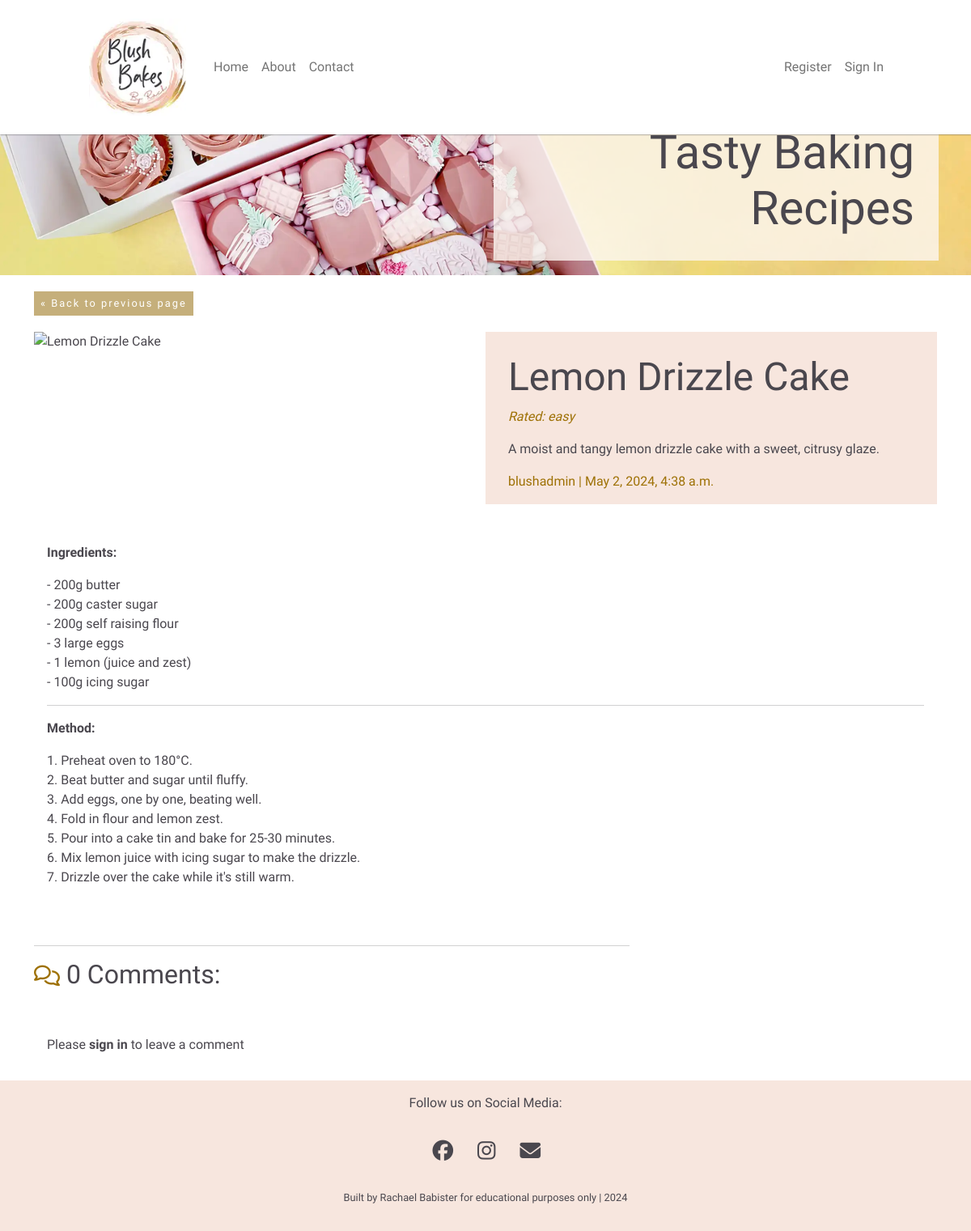
Page /lemon-drizzle-cake/ on the committed database.
### apps/blog/models.py (models this page shows, shortened)
class Recipe(models.Model):
    title = models.CharField(max_length=200, unique=True)
    slug = models.SlugField(max_length=205, unique=True)
    author = models.ForeignKey(
        User, on_delete=models.CASCADE, related_name="blog_posts")
    featured_image = CloudinaryField('image', default='placeholder')
    content = models.TextField()
    difficulty_rating = models.CharField(max_length=10, choices=DIFFICULTY_CHOICES)
    created_on = models.DateTimeField(auto_now_add=True)
    status = models.IntegerField(choices=STATUS, default=0)
    excerpt = models.TextField(blank=True)
    updated_on = models.DateTimeField(auto_now=True)
    class Meta:
        ordering = ["-created_on"]

### apps/blog/views.py (the view, shortened to what this page needs)
# urls.py: path("<slug:slug>/", views.recipe_detail, name="recipe_detail"),
def recipe_detail(request, slug):
    queryset = Recipe.objects.filter(status=1)
    recipe = get_object_or_404(queryset, slug=slug)
    comments = recipe.comments.all().order_by("-created_on")
    comment_count = recipe.comments.filter(approved=True).count()
    recipe.comments.filter(approved=True).count()
    comment_form = CommentForm()
    return render(
        request,
        "blog/recipe_detail.html",
        {
            "recipe": recipe,
            "comments": comments,
            "comment_count": comment_count,
            "comment_form": comment_form,
        },
    )

### apps/blog/templates/blog/recipe_detail.html (shortened to what this page needs)
{% extends 'base.html' %}
{% load static %}
{% load crispy_forms_tags %}
{% block content %}
<div class="main-title">
    <div class="container">
        <button onclick="goBack()" class="page-buttons">&laquo; Back to previous page</button>
        <div class="row g-0">
            <div class="col-md-6 main-title-image">
                {% if "placeholder" in recipe.featured_image.url %}
                <img class="image-width" src="{% static 'images/default.jpg' %}" alt="placeholder image">
                {% else %}
                <img class="image-width" src=" {{ recipe.featured_image.url }} " alt="{{ recipe.title }}">
                {% endif %}
            </div>
            <div class="col-md-6 main-title-box">
                <h1 class="post-title">{{ recipe.title }}</h1>
                <p class="difficulty-rating-2">Rated: {{ recipe.difficulty_rating }}</p>
                <p class="post-excerpt">{{ recipe.excerpt }}</p>
                <p class="post-subtitle">{{ recipe.author }} | {{ recipe.created_on }}</p>
            </div>
        </div>
    </div>
</div>
<div class="container">
    <div class="row">
        <div class="col card mb-4 mt-3 left top">
            <div class="card-body">
                <p class="card-text">
                    {{ recipe.content | safe }}
                </p>
            </div>
        </div>
    </div>
    <div class="row">
        <div class="col-md-8 card">
            <hr>
            <h2><span class="count"><i class="far fa-comments"></i></span> {{ comment_count }} Comments:</h2>
            <div class="card-body">
            </div>
            <div class="col-md-8">
                <div class="card-body">
                    {% if user.is_authenticated %}
                    <h2>Leave a comment:</h2>
                    <p class="comment-by-bold">Signed in as: {{ user.username }}</p>
                    <form id="commentForm" method="post" style="margin-top: 1.3em;">
                        {{ comment_form | crispy }}
                        {% csrf_token %}
                        <button id="submitButton" type="submit" class="page-buttons">Submit</button>
                    </form>
                    {% else %}
                    <p>Please <a href="{{ login_url }}"><strong>sign in</strong></a> to leave a comment</p>
                    {% endif %}
                </div>
            </div>
        </div>
    </div>
</div>
{% endblock content %}

### templates/base.html (shortened to what this page needs)
{% load static %}
{% url 'home' as home_url %}
{% url 'account_login' as login_url %}
{% url 'account_logout' as logout_url %}
<!DOCTYPE html>
<html lang="en">
<head>
    <link href="https://cdn.jsdelivr.net/npm/bootstrap@5.0.1/dist/css/bootstrap.min.css" rel="stylesheet"
>
    <link rel="stylesheet" href="{% static 'css/style.css' %}">
</head>
<body>
    <header class="navbar navbar-expand-md navbar-light">
        <a class="navbar-brand" href="{% url 'home' %}">
            <img class="header-logo" src="{% static 'images/header-logo.webp' %}" width="120" height="120"
                alt="Blush Bakes by Rach logo">
        </a>
        <div class="collapse navbar-collapse" id="navbarContent">
            <ul class="navbar-nav me-auto">
                <li class="nav-item">
                    <a class="nav-link {% if request.path == home_url %}active{% endif %}"
                        href="{% url 'home' %}">Home</a>
                </li>
                <li class="nav-item">
                    <a class="nav-link" href="#">About</a>
                </li>
                <li class="nav-item">
                    <a class="nav-link" href="#">Contact</a>
                </li>
            </ul>
            <ul class="navbar-nav ms-auto">
                {% if user.is_authenticated %}
                <li class="nav-item">
                    <a class="nav-link" href="{% url 'profile' %}">Profile</a>
                </li>
                <li class="nav-item">
                    <a class="nav-link" href="{% url 'account_logout' %}">Sign Out</a>
                </li>
                {% else %}
                <li class="nav-item">
                    <a class="nav-link" href="{% url 'signup' %}">Register</a>
                </li>
                <li class="nav-item">
                    <a class="nav-link" href="{% url 'account_login' %}">Sign In</a>
                </li>
                {% endif %}
            </ul>
        </div>
    </header>
    <main>
        <section id="hero"
            aria-label="One treat box containing biscuits and cakes and another box of cupcakes, all decorated in blush pink">
            <div id="hero-text">
                <h2>
                    Tasty Baking Recipes
                </h2>
            </div>
        </section>
        {% block content %}{% endblock content %}
    </main>
    <footer id="footer">
        <p class="py-3 text-center">Follow us on Social Media:</p>
        <ul id="social-media">
            <li><a href="https://www.facebook.com/blushbakesbyrach" target="_blank" rel="noopener"
                    aria-label="Follow me on Facebook (opens in a new tab)">
                    <i class="fa-brands fa-facebook" title="Follow me on Facebook"></i></a>
            </li>
            <li><a href="https://www.instagram.com/blushbakesbyrach/" target="_blank" rel="noopener"
                    aria-label="Follow me on Instagram (opens in a new tab)">
                    <i class="fa-brands fa-instagram" title="Follow me on Instagram"></i></a>
            </li>
            <li><a href="#" target="_blank" rel="noopener" aria-label="Get in touch (takes you to contact page)">
                    <i class="fa-solid fa-envelope" title="Get in touch"></i></a>
            </li>
        </ul>
        <p class="py-3 text-center copyright">
            {% block copyright %}
            Built by Rachael Babister for educational purposes only | 2024
            {% endblock copyright %}
        </p>
    </footer>
</body>
</html>

### static/css/style.css (style rules this page uses)
* { padding: 0; margin: 0; box-sizing: border-box; }
body { font-family: 'Raleway', sans-serif; color: #4a474e; min-height: 100vh; display: flex; flex-direction: column; }
a { text-decoration: none; color: #4a474e; }
h1, h2, h3, h4, h5, h6 { font-family: 'Reenie Beanie', cursive; color: #4A474E; }
header { background-color: #ffffff; position: fixed; z-index: 20; width: 100%; padding: 0 1rem; display: flex; justify-content: space-between; align-items: center; box-shadow: 0 0 2px #4a474e; }
header a { text-decoration: none; color: inherit; }
.header-logo { margin: 10px; }
.navbar { position: fixed; }
.navbar-light, .navbar-toggler { border: none; }
main { margin-top: 140px; flex: 1 0 auto; display: flex; flex-direction: column; }
#hero { height: 200px; width: 100%; background: url('/static/images/treatbox-home.webp') no-repeat left center/cover; position: relative; background-color: #9e7105; }
#hero-text { position: absolute; width: 80%; bottom: 10px; margin-left: 10px; }
#hero-text h2 { font-size: 245%; text-align: left; font-weight: lighter; position: absolute; bottom: 0; padding: 10px; display: block; background-color: rgba(253, 247, 242, .8); }
.page-buttons, .edit-button { color: #ffffff; background-color: #c5af7b; letter-spacing: 2px; border: none; transition-duration: 0.5s; margin-bottom: 20px; padding: .325rem .50rem; font-size: 80%; }
.image-width { width: 100%; }
.card { border: none; }
.main-title { margin-top: 20px; position: relative; display: inline-block; width: 100%; }
.main-title-box { background-color: #f7e6de; color: #4a474e; position: relative; }
.main-title-box h1 { font-size: 3em; margin-top: 5%; }
.main-title-image { position: relative; overflow: hidden; }
.post-title, .post-excerpt { margin-left: 5%; margin-right: 20px; text-align: left; }
.post-subtitle { margin-left: 5%; color: #9e7105; }
.difficulty-rating-2 { font-style: italic; color: #9e7105; margin-left: 5%; }
.count { color: #9e7105; font-size: 80%; }
#footer { background-color: #f7e6de; }
#social-media { text-align: center; padding: 0; display: flex; justify-content: center; list-style-type: none; gap: 30px; }
#social-media i { font-size: 160%; padding: 5%; color: #4a474e; transition-duration: 0.5s; }
.copyright { font-size: 80%; }
@media screen and (min-width: 768px) { #hero-text { font-size: 200%; } }
@media screen and (min-width: 992px) { #hero-text { width: 550px; height: 150px; right: 40px; } }
@media screen and (min-width: 992px) { #hero-text h2 { text-align: right; font-size: 180%; padding: 30px; } }
@media screen and (min-width: 1200px) { header { padding-inline: 100px; } }

### rows in the picture
Recipe: title "Lemon Drizzle Cake", difficulty_rating "easy", excerpt "A moist and tangy lemon drizzle cake with a sweet, citrusy glaze.", author "blushadmin", created_on "May 2, 2024, 4:38 a.m.", content "Ingredients: - 200g butter - 200g caster sugar - 200g self raising flour - 3 large eggs - 1 lemon (juice and zest) - 100g icing sugar Method: 1. Preheat oven to 180°C. 2. Beat butter and sugar until fluffy. 3. Add eggs, one by one, beating well. 4. Fold in flour and lemon zest. 5. Pour into a cake tin and bake for 25-30 minutes. 6. Mix lemon juice with icing sugar to make the drizzle. 7. Drizzle over the cake while it's still warm."

### other values in the picture
{{ comment_count }} "0"
